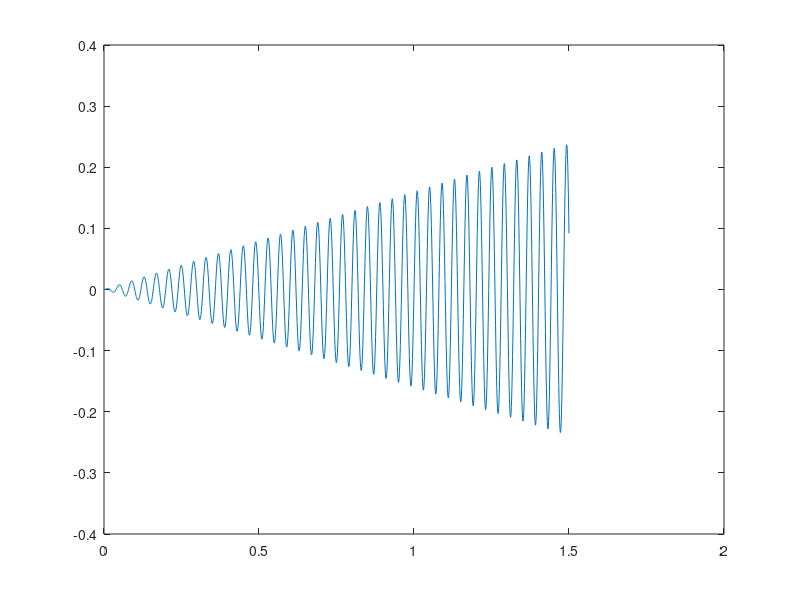
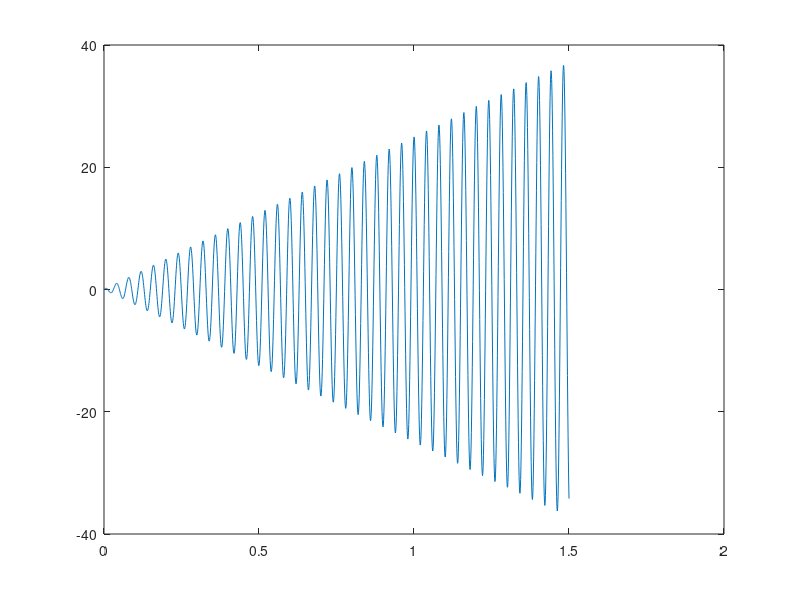

These charts were generated, in order, by the following MATLAB code:
clear all;
close all;
clc

k = 2464;
A = 5;
m = 0.1;
a = 0.4;
eps = 0.05;
w0c = k/m;
w0 = sqrt(w0c);

dt1 = 0.001;
T0 = 1.5;
t1 = (0:dt1:T0)';
np1 = size(t1,1);
q1 = zeros(np1,1);
dq1 = zeros(np1,1);
energ1 = zeros(np1,1);

q0 = 0;
dq0 = 0;


q1(1) = q0;
dq1(1) = dq0;
ddq0c = 50 - 2*0.05*dq0-w0c*q0*(1-0.4*q0*q0);

for inc = 2:np1
    q1(inc) = q1(inc-1)+dt1*dq1(inc-1)+dt1*dt1*0.5*ddq0c;
    ddqc = 50*cos(w0*inc*dt1)-2*0.05*dq1(inc)-w0c*q1(inc)*(1-0.4*q1(inc)*q1(inc));
    dq1(inc) = dq1(inc-1)+0.5*dt1*(ddq0c+ddqc);
    ddq0c = ddqc;
end

energ1 = 0.5*(dq1 .*dq1) - w0c * cos(q1);
figure(1)
plot(t1,q1); 
figure(2)
plot(t1,dq1);  
disp(q1(1))
disp(dq1(1))
disp(q1(51))
disp(dq1(51))
disp(q1(501))
disp(dq1(501))
disp(q1(1501))
disp(dq1(1501))